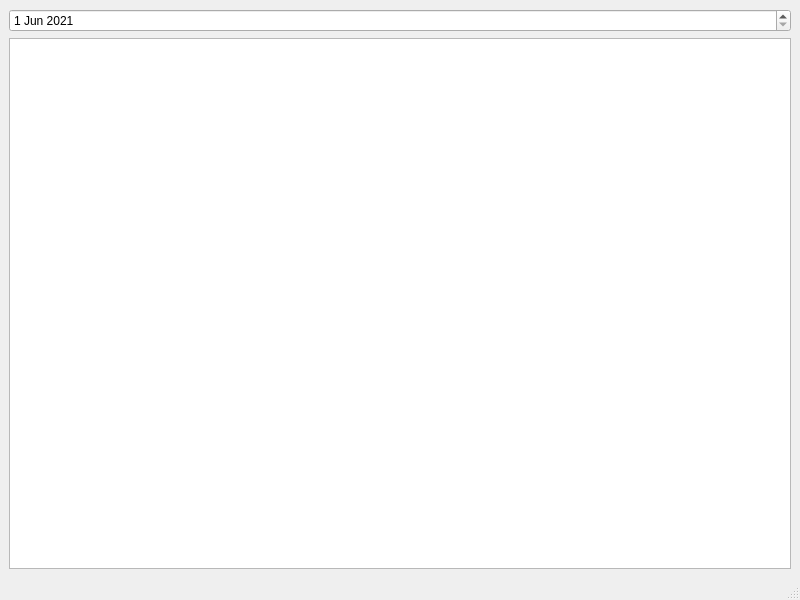
<?xml version="1.0" encoding="UTF-8"?>
<ui version="4.0">
 <class>MainWindow</class>
 <widget class="QMainWindow" name="MainWindow">
  <property name="geometry">
   <rect>
    <x>0</x>
    <y>0</y>
    <width>800</width>
    <height>600</height>
   </rect>
  </property>
  <property name="maximumSize">
   <size>
    <width>1280</width>
    <height>720</height>
   </size>
  </property>
  <property name="windowTitle">
   <string>MainWindow</string>
  </property>
  <widget class="QWidget" name="centralwidget">
   <layout class="QVBoxLayout" name="verticalLayout">
    <item>
     <layout class="QHBoxLayout" name="horizontalLayout">
      <item>
       <widget class="QDateEdit" name="dateEdit">
        <property name="maximumDateTime">
         <datetime>
          <hour>23</hour>
          <minute>59</minute>
          <second>59</second>
          <year>2021</year>
          <month>6</month>
          <day>30</day>
         </datetime>
        </property>
        <property name="minimumDateTime">
         <datetime>
          <hour>0</hour>
          <minute>0</minute>
          <second>0</second>
          <year>1992</year>
          <month>7</month>
          <day>1</day>
         </datetime>
        </property>
        <property name="date">
         <date>
          <year>2021</year>
          <month>6</month>
          <day>1</day>
         </date>
        </property>
       </widget>
      </item>
     </layout>
    </item>
    <item>
     <widget class="QListWidget" name="cur_show"/>
    </item>
   </layout>
  </widget>
  <widget class="QMenuBar" name="menubar">
   <property name="geometry">
    <rect>
     <x>0</x>
     <y>0</y>
     <width>800</width>
     <height>30</height>
    </rect>
   </property>
  </widget>
  <widget class="QStatusBar" name="statusbar"/>
 </widget>
 <resources/>
 <connections>
  <connection>
   <sender>dateEdit</sender>
   <signal>dateChanged(QDate)</signal>
   <receiver>MainWindow</receiver>
   <slot>show()</slot>
   <hints>
    <hint type="sourcelabel">
     <x>399</x>
     <y>52</y>
    </hint>
    <hint type="destinationlabel">
     <x>399</x>
     <y>299</y>
    </hint>
   </hints>
  </connection>
 </connections>
</ui>
